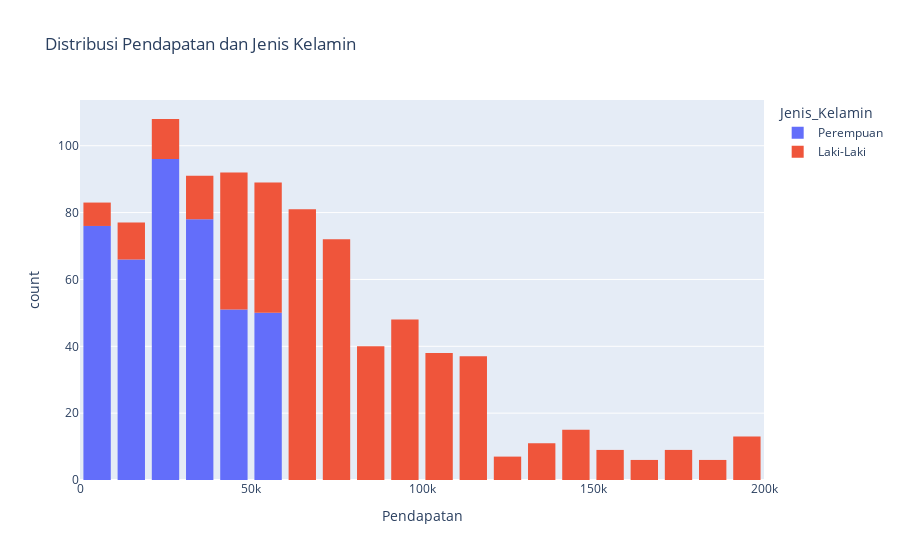

Here is the notebook cell this chart was saved with:
### Markdown cell above
Distribusi Pendapatan dan Jenis Kelamin

### Code cell
fig = px.histogram(df, x="Pendapatan", title = "Distribusi Pendapatan dan Jenis Kelamin",color="Jenis_Kelamin")
fig.update_layout(bargap=0.2)
fig.show()

### Figure 1 — Plotly figure (JSON) as saved in the notebook; plotly's stock layout.template omitted (floating-point values rounded to 4 significant figures; data arrays with more than 128 entries replaced by an {"elided": "..."} marker saying what was removed)
{"data": [{"alignmentgroup": "True", "bingroup": "x", "hovertemplate": "Jenis_Kelamin=Perempuan<br>Pendapatan=%{x}<br>count=%{y}<extra></extra>", "legendgroup": "Perempuan", "marker": {"color": "#636efa", "pattern": {"shape": ""}}, "name": "Perempuan", "offsetgroup": "Perempuan", "orientation": "v", "showlegend": true, "type": "histogram", "x": {"elided": "528 int values"}, "xaxis": "x", "yaxis": "y"}, {"alignmentgroup": "True", "bingroup": "x", "hovertemplate": "Jenis_Kelamin=Laki-Laki<br>Pendapatan=%{x}<br>count=%{y}<extra></extra>", "legendgroup": "Laki-Laki", "marker": {"color": "#EF553B", "pattern": {"shape": ""}}, "name": "Laki-Laki", "offsetgroup": "Laki-Laki", "orientation": "v", "showlegend": true, "type": "histogram", "x": {"elided": "522 int values"}, "xaxis": "x", "yaxis": "y"}], "layout": {"bargap": 0.2, "barmode": "relative", "legend": {"title": {"text": "Jenis_Kelamin"}, "tracegroupgap": 0}, "title": {"text": "Distribusi Pendapatan dan Jenis Kelamin"}, "xaxis": {"anchor": "y", "domain": [0, 1], "title": {"text": "Pendapatan"}}, "yaxis": {"anchor": "x", "domain": [0, 1], "title": {"text": "count"}}}}
